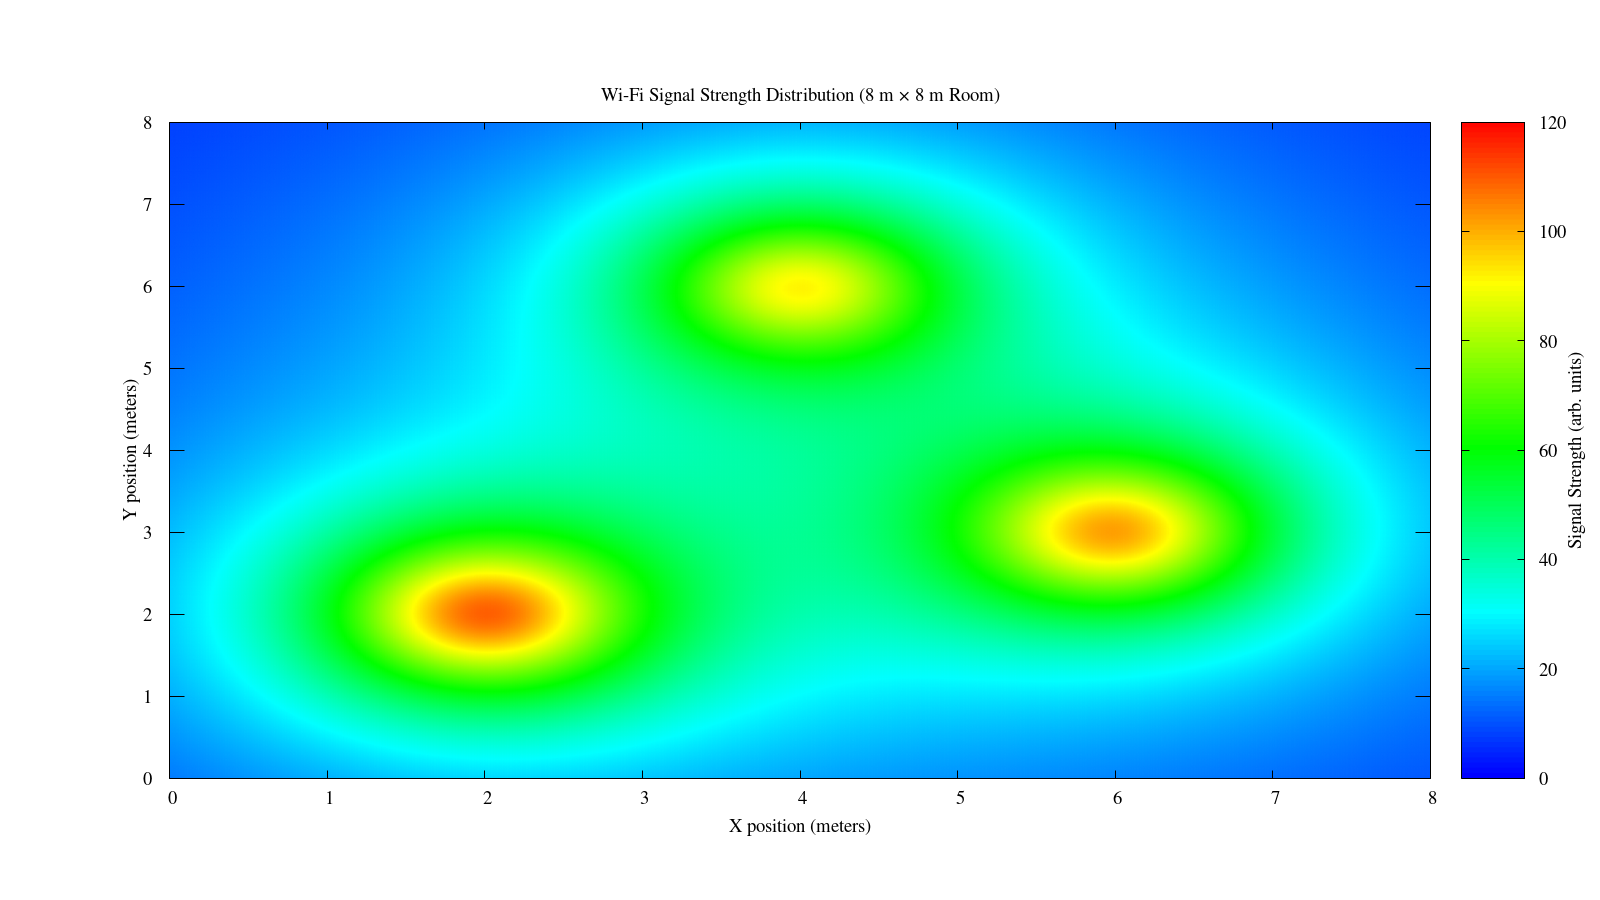

Recreate this plot in gnuplot.
set terminal pngcairo size 1600,900 enhanced font "Times,14"
set output "wifi_heatmap.png"

set title "Wi-Fi Signal Strength Distribution (8 m × 8 m Room)"
set xlabel "X position (meters)"
set ylabel "Y position (meters)"
set xrange [0:8]
set yrange [0:8]

set samples 200
set isosamples 200

Ax = 2; Ay = 2; PA = 100
Bx = 6; By = 3; PB = 90
Cx = 4; Cy = 6; PC = 80

SA(x,y) = PA / ( (x - Ax)**2 + (y - Ay)**2 + 1 )
SB(x,y) = PB / ( (x - Bx)**2 + (y - By)**2 + 1 )
SC(x,y) = PC / ( (x - Cx)**2 + (y - Cy)**2 + 1 )

ST(x,y) = SA(x,y) + SB(x,y) + SC(x,y)

set palette defined (0 "blue", 0.25 "cyan", 0.5 "green", 0.75 "yellow", 1 "red")

set colorbox vertical
set cblabel "Signal Strength (arb. units)"

set pm3d map
set pm3d interpolate 4,4

splot ST(x,y) with pm3d notitle

unset output
